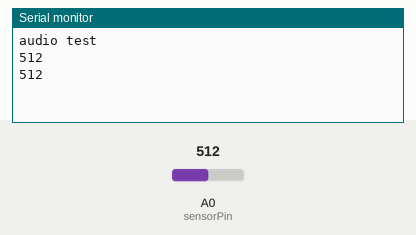
Simulated run of this sketch. Board: Arduino Uno, built with avr-gcc and run on an emulated ATmega328P. Parts: the last lines printed to the serial monitor. Inputs (shaded band) come from the test bench; at power-on: A0 (sensorPin) = 512.

Above: at 1.8 s.
1.9 s: A0 (sensorPin) set to 716
At 2.8 s:
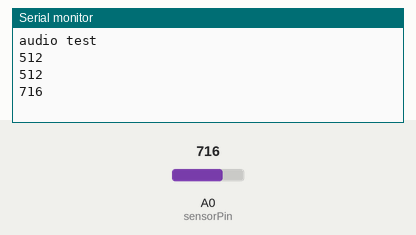
3.4 s: A0 (sensorPin) set to 900
At 4.7 s:
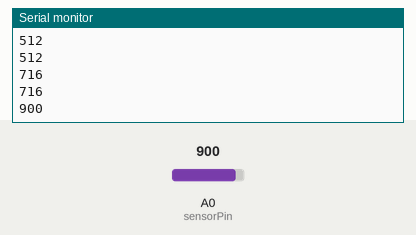
Timing chart, 0 to 6.4 s (numbered marks = the images above; inputs shaded):
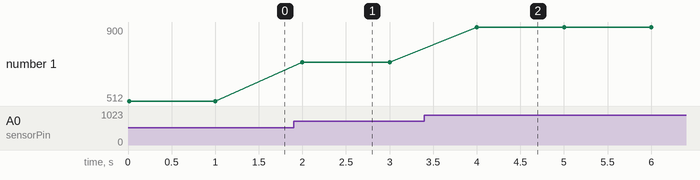

The sketch:

soundChecker.ino
```cpp
int sensorPin = A0; // суда подключаем А0
int sensorValue =0 ; // начальный уровень
int digitalInPin = 2;
void setup() {
Serial.begin(9600);
pinMode(sensorPin,INPUT);
Serial.println("audio test");
}
void loop() {
  sensorValue = analogRead(sensorPin);
  if(sensorValue>40){
    Serial.println(sensorValue);
    sensorValue=0;
    delay(1000);
  }
}
```

Measured:
- after the input at 1.9 s, the serial monitor: prints a new line after 0.10 s (image 1)
- after the input at 3.4 s, the serial monitor: prints a new line after 0.60 s (image 2)
- plotted number 1: 512 → 716 after the input at 1.9 s, 716 → 900 after the input at 3.4 s
